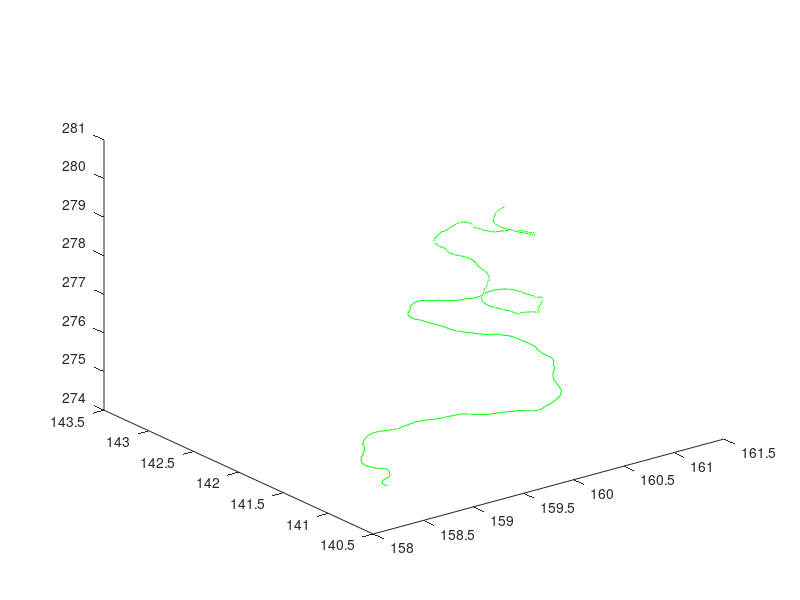

Write the MATLAB code that produced this figure. (Note: this script raises an error after producing the figure.)

%% UAV Movement Model According to paper
%% 生成数据说明：
%速度在一个区间内（服从20-35m/s之间的均匀分布), 时刻的delta_T比原论文小一个数量级
%不断变换运动方向，纵向方向的角度在-pi/12到pi/12之间均匀分布，水平面方向的角度在-pi/6和pi/6之间均匀分布
%生成T_number个时刻的图像，用于训练
% UAV A的运动轨迹
T_number = 2000; %%时刻数
Loc = zeros(T_number,3); %% 第一列表示x坐标，第二列表示y坐标，第三列表示z坐标
Loc(1,1) = 150; Loc(1,2) = 150; Loc(1,3) = 300; %第一个时刻
angle_now_v = 0; angle_now_h = 0;
rng(4);
for i = 2:1:T_number
    velo_i_1 = 0.03*rand+0.04; % 上一时刻的速度 
    angle_i_1_h = (2/6)*pi*rand-(1/6)*pi; % 上一时刻的水平运动的角度 
    angle_now_h = angle_now_h+angle_i_1_h;
    
    angle_i_1_v = (2/12)*pi*rand-(1/12)*pi; % 上一时刻的垂直运动的角度 
    angle_now_v = angle_now_v+angle_i_1_v;
    
    random_i_1 = 0.001*randn; %上一时刻的随机量
    Loc(i,1) = Loc(i-1,1)+velo_i_1*cos(angle_now_v)*cos(angle_now_h)+random_i_1;
    Loc(i,2) = Loc(i-1,2)+velo_i_1*cos(angle_now_v)*sin(angle_now_h)+random_i_1;
    Loc(i,3) = Loc(i-1,3)+velo_i_1*sin(angle_now_v)+random_i_1;
end
% plot3(Loc(101:1850,1),Loc(101:1850,2),Loc(101:1850,3))

plot3(Loc(1751:2000,1), Loc(1751:2000,2), Loc(1751:2000,3), 'g')
hold on

 filename = 'UAVdata_A.xlsx';
 writematrix(Loc(1:2000,:),filename,'Sheet',1)
 
fileID = fopen('A_x_move.txt','w');
fprintf(fileID,"%f\n",Loc(:,1));
fclose(fileID);

fileID = fopen('A_y_move.txt','w');
fprintf(fileID,"%f\n",Loc(:,2));
fclose(fileID);

fileID = fopen('A_z_move.txt','w');
fprintf(fileID, "%f\n", Loc(:,3));
fclose(fileID);

%% UAV B的运动轨迹

T_number = 2000; %%时刻数
Loc1 = zeros(T_number,3); %% 第一列表示x坐标，第二列表示y坐标，第三列表示z坐标
Loc1(1,1) = 150; Loc1(1,2) = 150; Loc1(1,3) = 300; %第一个时刻
angle_now_v = 0; angle_now_h = 0;
rng(2);
for i = 2:1:T_number
    velo_i_1 = 0.03*rand+0.04; % 上一时刻的速度
    angle_i_1_h = (2/6)*pi*rand-(1/6)*pi; % 上一时刻的水平运动的角度
    angle_now_h = angle_now_h+angle_i_1_h;
    
    angle_i_1_v = (2/12)*pi*rand-(1/12)*pi; % 上一时刻的垂直运动的角度
    angle_now_v = angle_now_v+angle_i_1_v;
    
    random_i_1 = 0.001*randn; %上一时刻的随机量
    Loc1(i,1) = Loc1(i-1,1)+velo_i_1*cos(angle_now_v)*cos(angle_now_h)+random_i_1;
    Loc1(i,2) = Loc1(i-1,2)+velo_i_1*cos(angle_now_v)*sin(angle_now_h)+random_i_1;
    Loc1(i,3) = Loc1(i-1,3)+velo_i_1*sin(angle_now_v)+random_i_1;
end
%  plot3(Loc(101:1850,1),Loc(101:1850,2),Loc(101:1850,3))

plot3(Loc1(1751:2000,1), Loc1(1751:2000,2), Loc1(1751:2000,3),'r')

 filename = 'UAVdata_B.xlsx';
 writematrix(Loc1(1:2000,:),filename,'Sheet',1)
 
 fileID = fopen('B_x_move.txt','w');
fprintf(fileID,"%f\n",Loc1(:,1));
fclose(fileID);

fileID = fopen('B_y_move.txt','w');
fprintf(fileID,"%f\n",Loc1(:,2));
fclose(fileID);

fileID = fopen('B_z_move.txt','w');
fprintf(fileID, "%f\n", Loc1(:,3));
fclose(fileID);

dis = zeros(1,250);
for i = 1:1:250
    dis(1,i) = sqrt((Loc(i+1750,1)-Loc1(i+1750,1)).^2+(Loc(i+1750,2)-Loc1(i+1750,2)).^2+(Loc(i+1750,3)-Loc1(i+1750,3)).^2);
end

figure
plot(1:250,dis);




